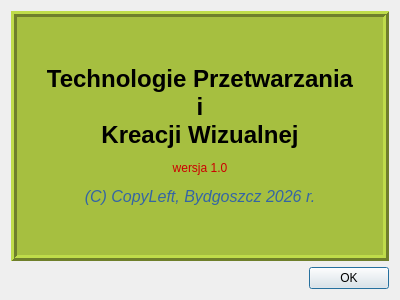
<?xml version="1.0" encoding="UTF-8"?>
<ui version="4.0">
 <class>Dialog</class>
 <widget class="QDialog" name="Dialog">
  <property name="geometry">
   <rect>
    <x>0</x>
    <y>0</y>
    <width>400</width>
    <height>300</height>
   </rect>
  </property>
  <property name="windowTitle">
   <string>O Programie...</string>
  </property>
  <property name="styleSheet">
   <string notr="true"/>
  </property>
  <layout class="QGridLayout" name="gridLayout">
   <item row="0" column="0">
    <widget class="QLabel" name="label">
     <property name="styleSheet">
      <string notr="true">background-color: rgb(166, 191, 64);</string>
     </property>
     <property name="frameShape">
      <enum>QFrame::Box</enum>
     </property>
     <property name="frameShadow">
      <enum>QFrame::Raised</enum>
     </property>
     <property name="lineWidth">
      <number>3</number>
     </property>
     <property name="text">
      <string>&lt;html&gt;&lt;head/&gt;&lt;body&gt;&lt;p align=&quot;center&quot;&gt;&lt;span style=&quot; font-size:18pt; font-weight:600;&quot;&gt;Technologie Przetwarzania&lt;br/&gt;i&lt;br/&gt;Kreacji Wizualnej&lt;/span&gt;&lt;/p&gt;&lt;p align=&quot;center&quot;&gt;&lt;span style=&quot; color:#cc0000;&quot;&gt;wersja 1.0&lt;/span&gt;&lt;/p&gt;&lt;p align=&quot;center&quot;&gt;&lt;span style=&quot; font-size:12pt; font-style:italic; color:#3465a4;&quot;&gt;(C) CopyLeft, Bydgoszcz 2026 r.&lt;/span&gt;&lt;/p&gt;&lt;/body&gt;&lt;/html&gt;</string>
     </property>
     <property name="alignment">
      <set>Qt::AlignCenter</set>
     </property>
    </widget>
   </item>
   <item row="1" column="0">
    <widget class="QDialogButtonBox" name="buttonBox">
     <property name="orientation">
      <enum>Qt::Horizontal</enum>
     </property>
     <property name="standardButtons">
      <set>QDialogButtonBox::Ok</set>
     </property>
    </widget>
   </item>
  </layout>
 </widget>
 <resources/>
 <connections>
  <connection>
   <sender>buttonBox</sender>
   <signal>accepted()</signal>
   <receiver>Dialog</receiver>
   <slot>accept()</slot>
   <hints>
    <hint type="sourcelabel">
     <x>248</x>
     <y>254</y>
    </hint>
    <hint type="destinationlabel">
     <x>157</x>
     <y>274</y>
    </hint>
   </hints>
  </connection>
  <connection>
   <sender>buttonBox</sender>
   <signal>rejected()</signal>
   <receiver>Dialog</receiver>
   <slot>reject()</slot>
   <hints>
    <hint type="sourcelabel">
     <x>316</x>
     <y>260</y>
    </hint>
    <hint type="destinationlabel">
     <x>286</x>
     <y>274</y>
    </hint>
   </hints>
  </connection>
 </connections>
</ui>
